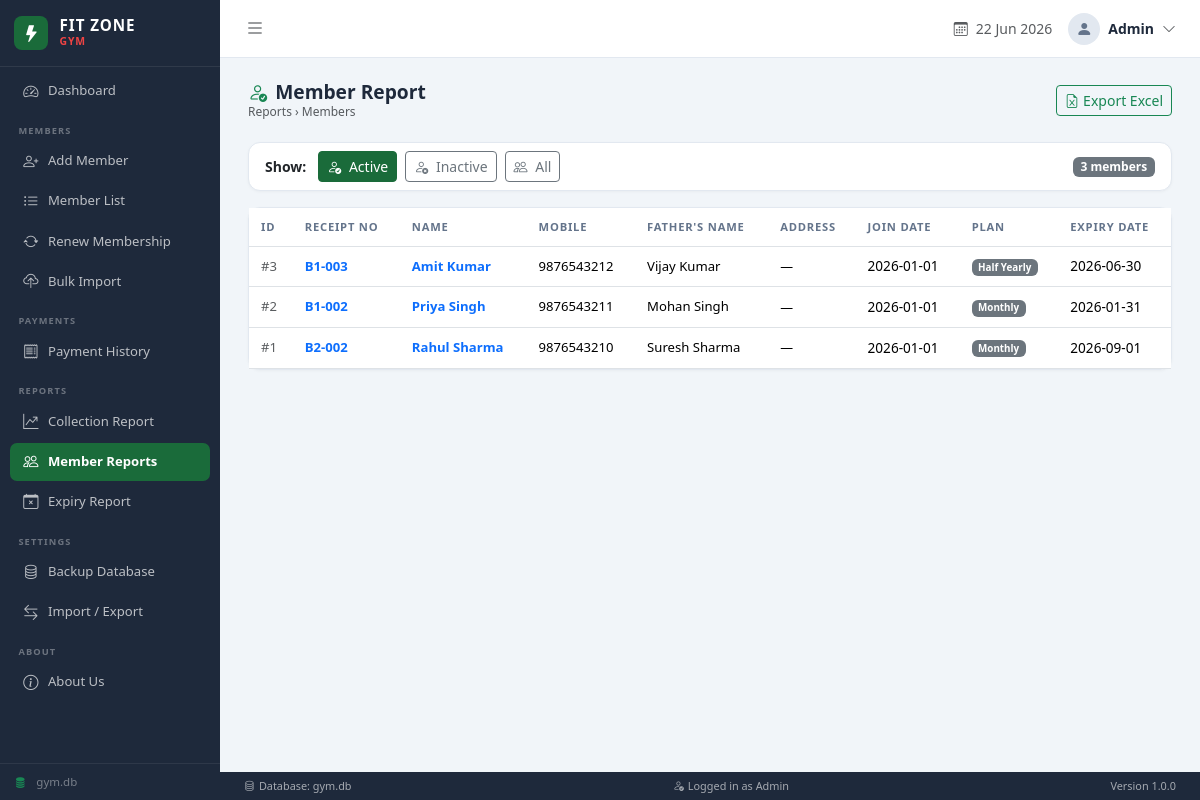
Screenshot of /reports/active with the database file from the repository.
### tables this page shows
CREATE TABLE payment_history (
                payment_id    INTEGER PRIMARY KEY AUTOINCREMENT,
                member_id     INTEGER NOT NULL,
                membership_id INTEGER,
                amount        DECIMAL NOT NULL,
                payment_date  DATE NOT NULL,
                payment_mode  TEXT DEFAULT 'Cash',
                plan          TEXT,
                created_at    TIMESTAMP DEFAULT CURRENT_TIMESTAMP, book_no INTEGER DEFAULT 1, receipt_no INTEGER,
                FOREIGN KEY (member_id)     REFERENCES member_master(member_id),
                FOREIGN KEY (membership_id) REFERENCES membership(membership_id)
            );

CREATE TABLE "member_master" (
            member_id   INTEGER PRIMARY KEY AUTOINCREMENT,
            name        TEXT NOT NULL,
            mobile      TEXT NOT NULL,
            father_name TEXT DEFAULT '',
            address     TEXT DEFAULT '',
            join_date   DATE NOT NULL,
            status      TEXT DEFAULT 'Active',
            created_at  TIMESTAMP DEFAULT CURRENT_TIMESTAMP,
            UNIQUE (name, mobile)
        );

CREATE TABLE membership (
                membership_id INTEGER PRIMARY KEY AUTOINCREMENT,
                member_id     INTEGER NOT NULL,
                plan          TEXT NOT NULL,
                start_date    DATE NOT NULL,
                expiry_date   DATE NOT NULL,
                amount        DECIMAL NOT NULL,
                payment_mode  TEXT DEFAULT 'Cash',
                created_at    TIMESTAMP DEFAULT CURRENT_TIMESTAMP,
                FOREIGN KEY (member_id) REFERENCES member_master(member_id)
            );

### routers/reports.py (the view)
@router.get("/active")
async def active_members(request: Request, status: str = "Active"):
    if status == "All":
        members = db.report_all_members()
    elif status == "Inactive":
        members = db.report_inactive_members_full()
    else:
        members = db.report_active_members()
    return templates.TemplateResponse("reports/active.html", {
        "request": request, "members": members, "status": status
    })

### templates/reports/active.html (shortened to what this page needs)
{% extends "base.html" %}
{% block content %}
<div class="page-header">
  <div>
    <h4><i class="bi bi-person-check me-2 text-success"></i>Member Report</h4>
    <nav aria-label="breadcrumb"><ol class="breadcrumb"><li class="breadcrumb-item active">Reports &rsaquo; Members</li></ol></nav>
  </div>
  <a href="/reports/export/active?status={{ status }}" class="btn btn-outline-success btn-sm">
    <i class="bi bi-file-earmark-excel me-1"></i>Export Excel
  </a>
</div>
<div class="card mb-3">
  <div class="card-body py-2 d-flex align-items-center gap-2 flex-wrap">
    <span class="fw-semibold small me-1">Show:</span>
    {% for s in ['Active', 'Inactive', 'All'] %}
    <a href="/reports/active?status={{ s }}"
       class="btn btn-sm {% if status == s %}btn-primary{% else %}btn-outline-secondary{% endif %}">
      {% if s == 'Active' %}<i class="bi bi-person-check me-1"></i>
      {% elif s == 'Inactive' %}<i class="bi bi-person-x me-1"></i>
      {% else %}<i class="bi bi-people me-1"></i>{% endif %}
      {{ s }}
    </a>
    {% endfor %}
    <span class="ms-auto badge bg-secondary">{{ members|length }} members</span>
  </div>
</div>
<div class="card">
  <div class="card-body p-0">
    <div class="table-responsive">
      <table class="table table-hover mb-0">
        <thead>
          <tr>
            <th>ID</th>
            <th>Receipt No</th>
            <th>Name</th>
            <th>Mobile</th>
            <th>Father's Name</th>
            <th>Address</th>
            <th>Join Date</th>
            <th>Plan</th>
            <th>Expiry Date</th>
          </tr>
        </thead>
        <tbody>
          {% for m in members %}
          <tr>
            <td class="text-muted small">#{{ m.member_id }}</td>
            <td class="fw-semibold text-primary" style="font-size:.82rem">
              {% if m.receipt_no %}
                B{{ m.book_no }}-{{ "%03d"|format(m.receipt_no) }}
              {% else %}
                <span class="text-muted">—</span>
              {% endif %}
            </td>
            <td>
              <a href="/members/{{ m.member_id }}/view" class="fw-semibold text-decoration-none">{{ m.name }}</a>
            </td>
            <td>{{ m.mobile }}</td>
            <td>{{ m.father_name or '—' }}</td>
            <td style="max-width:160px;white-space:normal;font-size:.8rem">{{ m.address or '—' }}</td>
            <td style="font-size:.85rem">{{ m.join_date }}</td>
            <td><span class="badge bg-secondary">{{ m.plan or '—' }}</span></td>
            <td style="font-size:.85rem">{{ m.expiry_date or '—' }}</td>
          </tr>
          {% else %}
          <tr><td colspan="10" class="text-center text-muted py-4">No members found</td></tr>
          {% endfor %}
        </tbody>
      </table>
    </div>
  </div>
</div>
{% endblock %}

### static/css/style.css (style rules this page uses)
:root { --sidebar-w: 220px; --primary: #1a6b3a; --primary-dk: #145530; --bg: #f1f5f9; --card-bg: #ffffff; --text: #1e293b; --muted: #64748b; --topbar-h: 58px; --statusbar-h:28px; }
*, *::before, *::after { box-sizing: border-box; margin: 0; padding: 0; }
body { font-family: 'Segoe UI', system-ui, -apple-system, sans-serif; background: var(--bg); color: var(--text); display: flex; min-height: 100vh; }
.card { border: 1px solid #e2e8f0; border-radius: 12px; box-shadow: 0 1px 3px rgba(0,0,0,.04); }
.table th { font-size: .7rem; text-transform: uppercase; letter-spacing: .07em; color: var(--muted); font-weight: 700; border-top: none; white-space: nowrap; padding: .65rem .75rem; }
.table td { font-size: .82rem; vertical-align: middle; padding: .6rem .75rem; }
.page-header { margin-bottom: 1.3rem; display: flex; align-items: center; justify-content: space-between; }
.page-header h4 { font-weight: 700; margin: 0; font-size: 1.2rem; }
.page-header .breadcrumb { margin: 0; font-size: .75rem; }
.btn-primary { background: var(--primary); border-color: var(--primary); }

### rows the page displays
payment_history: member_id "3", book_no "1", receipt_no "003", name "Amit Kumar", mobile "9876543212", father_name "Vijay Kumar", address "—", join_date "2026-01-01", plan "Half Yearly", expiry_date "2026-06-30"
payment_history: member_id "2", book_no "1", receipt_no "002", name "Priya Singh", mobile "9876543211", father_name "Mohan Singh", address "—", join_date "2026-01-01", plan "Monthly", expiry_date "2026-01-31"
payment_history: member_id "1", book_no "2", receipt_no "002", name "Rahul Sharma", mobile "9876543210", father_name "Suresh Sharma", address "—", join_date "2026-01-01", plan "Monthly", expiry_date "2026-09-01"

### other values shown
{{ s }} "Active" "Inactive" "All"
{{ members|length }} "3"
